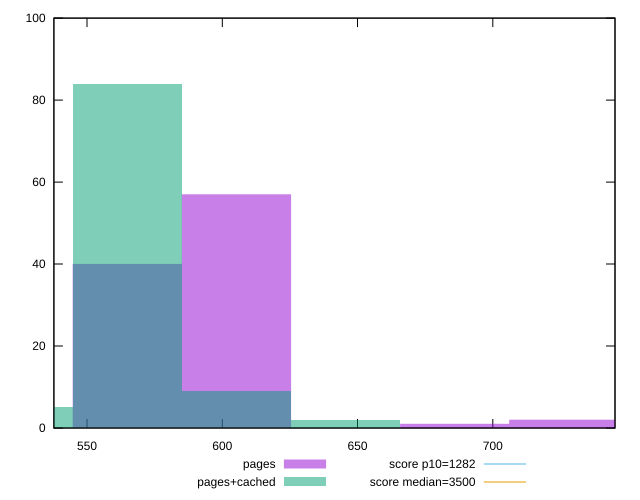

This figure's gnuplot source:
reset

$pages <<EOF
726.2554570594824 2
685.907931667289 1
564.8653554907086 40
605.212880882902 57
EOF

$pagesCached <<EOF
564.8653554907086 84
605.212880882902 9
645.5604062750955 2
524.5178300985151 5
EOF

set key outside below
set boxwidth 40.34752539219347
set xrange [537.7520000000004:745.1760000000008]
set yrange [0:100]
set style fill transparent solid 0.5 noborder

set parametric
set terminal svg size 640, 500 enhanced background rgb 'white'
set output "report_00007_2020-12-11T15:55:29.892Z/bootup-time/comparison/histogram/1_vs_2.svg"

plot $pages title "pages" with boxes, \
     $pagesCached title "pages+cached" with boxes, \
     1282,t title "score p10=1282", \
     3500,t title "score median=3500"

reset
